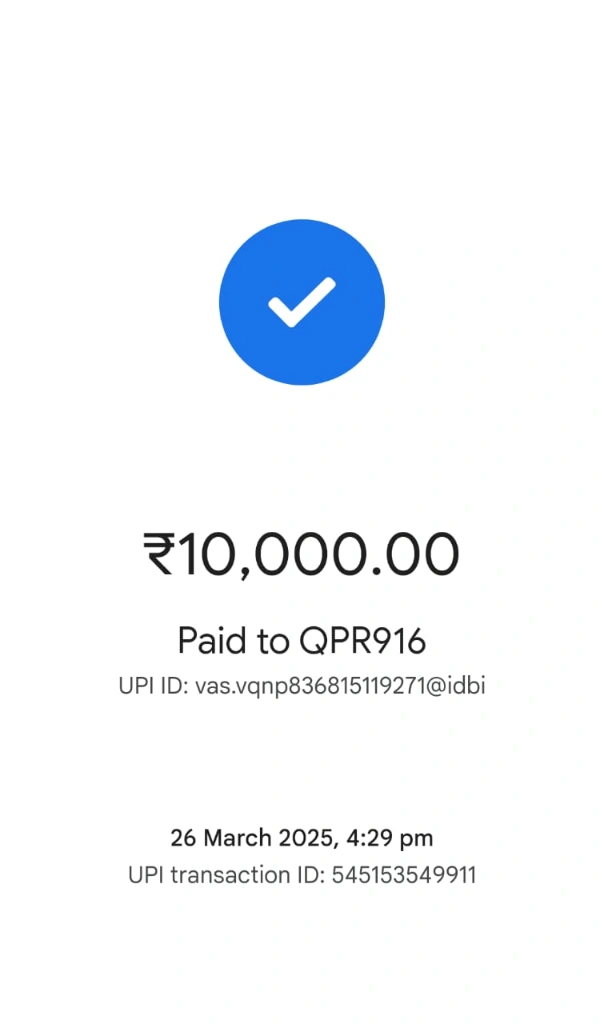
#> input picture test_images/TestPre001.jpg, 604 x 1024 px
$ python -i image_type_detector.py   (imports and definitions only)   (older library calls are emulated)
#> lines starting #> are read from the running program, lines starting #| are printed output that depends on the picture; after the words box and inside, x2 and y2 are one past the last pixel; in counts of white or black regions, pixels touching at a corner belong together
#> further down, picture is the input picture: shape (1024, 604, 3); mean B, G, R 250.4, 246.6, 243.6
import cv2
import numpy as np


def detect_image_type(img):
    """
    Detects whether the image is a screenshot, a photo of Screen, or a photo of paper receipt.

    Returns one of: 'Screenshot', 'phone_screen', 'paper_receipt'

    """

    gray = cv2.cvtColor(img, cv2.COLOR_BGR2GRAY)
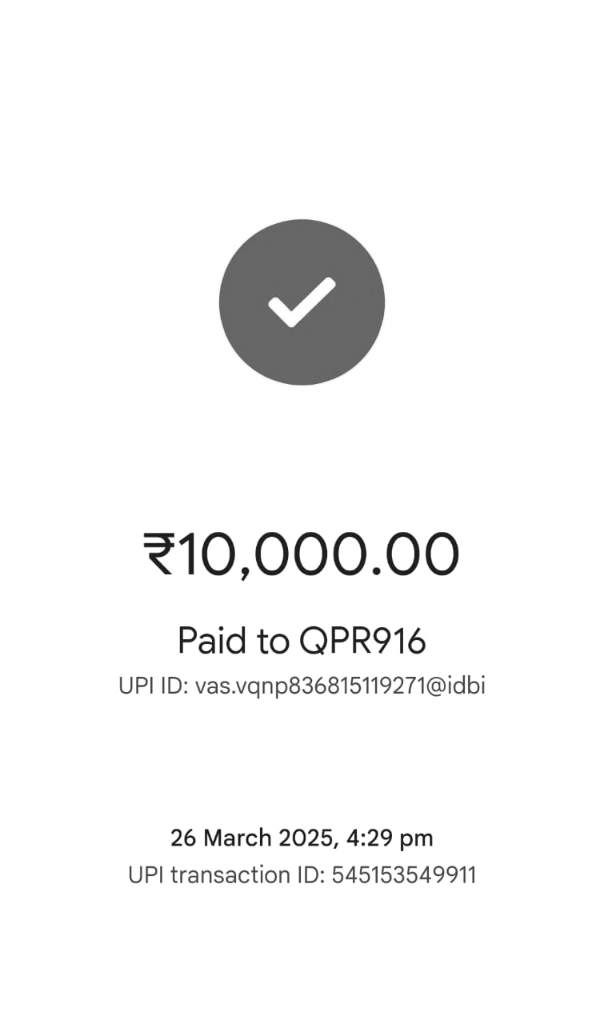
#> gray: shape (1024, 604); min 8, max 255, mean 246.1
    h, w = gray.shape
#> h = 1024; w = 604

    # 01 Detect glare or reflection
    hsv =cv2.cvtColor(img,cv2.COLOR_BGR2HSV) #converts the img to Hue Saturation value format for detecting glare,bright spots and lighting issues
#> hsv: shape (1024, 604, 3); mean H, S, V 6.5, 7.6, 250.5
    glare_mask = cv2.inRange(hsv, (0,0,220), (255, 255, 255))
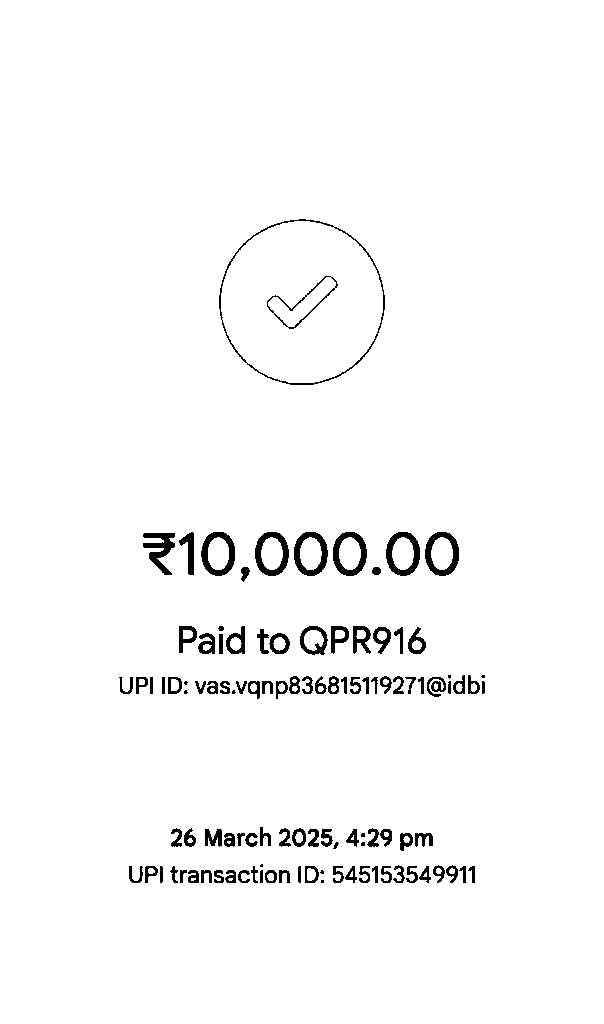
#> glare_mask: shape (1024, 604); 97.5% white; 109 black regions (10 under 20 px), largest, box (x1, y1, x2, y2) and area: (219, 219, 385, 385) 833, (255, 532, 289, 576) 641, (201, 532, 235, 576) 640
    glare_pixels = cv2.countNonZero(glare_mask) # countNonZero counts the pixels which are non-zero means which are not black from the array returned from inRange method of cv2
#> glare_pixels = 602837
    glare_ratio = glare_pixels/ (h * w)
#> glare_ratio = 0.975


    # 02 Detect paper like edges

    blurred = cv2.GaussianBlur(gray, (5, 5), 0)
    edged = cv2.Canny(blurred, 30 ,150)
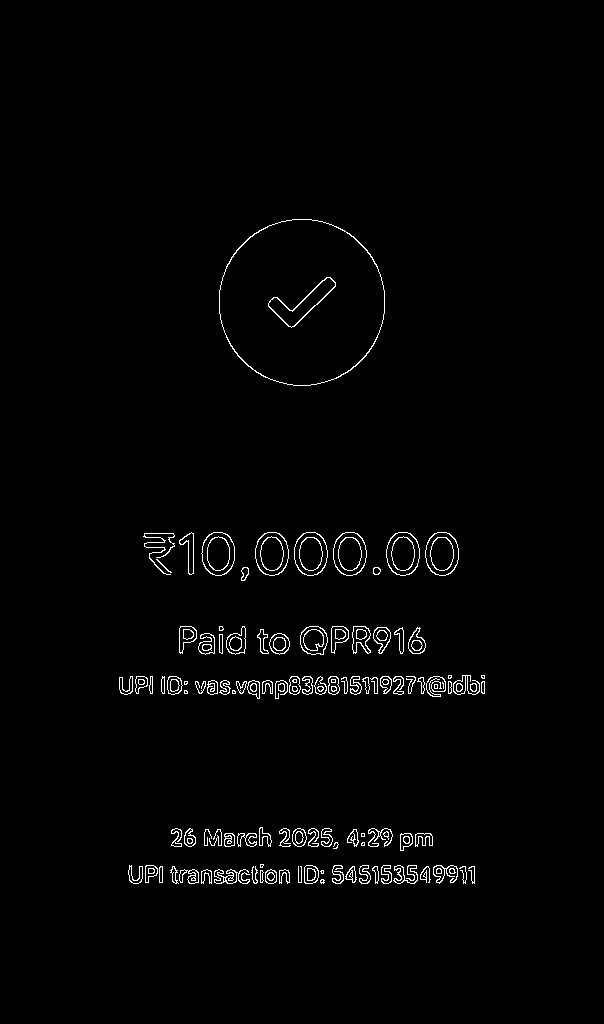
#> edged: shape (1024, 604); 1.5% white in thin lines or dots, all inside (x1, y1, x2, y2) = (119, 219, 485, 884)
    contours, _ = cv2.findContours(edged.copy(), cv2.RETR_EXTERNAL, cv2.CHAIN_APPROX_SIMPLE)
#> contours = 108 contours, 29 with area under 20; largest, box (x1, y1, x2, y2) and area: (219, 219, 385, 386) 21663, (333, 532, 367, 576) 1153, (425, 532, 459, 576) 1152, (294, 532, 328, 576) 1152, (386, 532, 420, 576) 1151
    #the above code dealt  with detecting all the edges in image

    paper_found = False

    if len(contours) >=3:
        biggest = max(contours, key=cv2.contourArea)
#> biggest = contour of 228 points, box (x1, y1, x2, y2) (219, 219, 385, 386), area 21663
        peri = cv2.arcLength(biggest, True)
#> peri = 549.5
        approx = cv2.approxPolyDP(biggest, 0.02 **peri, True)  # this block helps in finding the biggest contour, then measuring its perimeter-closed shape, then if it then approxPolyDP reduces number of points in contour based on their proximity, if it has approx 4 points its a rectangle aka 'paper'.
#> approx has the same summary as biggest
        if len(approx) ==4:
            paper_found = True

    # No_glare and no paper edges check if its a screenshot
    laplacian = cv2.Laplacian(gray, cv2.CV_64F).var()
#> laplacian = 451.7
    sharpness_threshold = 300 # screenshots are much sharper than photos
    #Laplacian operator, which detects edges in an image. we use 64 bit float so we don't loose precision, it gives img where edges are bright and flat/blurry regions are dark. var stands for variance there, sharp img will have high variance because of strong edge contrasts

    if paper_found:
        return 'paper_receipt'
    elif laplacian > sharpness_threshold:
        return "screenshots"
    elif glare_ratio > 0.02:
        return 'phone_screen'
    else:
        return 'Preferably Receipt'

>>> import cv2
>>> picture = cv2.imread('test_images/TestPre001.jpg')
>>> result = detect_image_type(picture)
#> result = 'screenshots'
